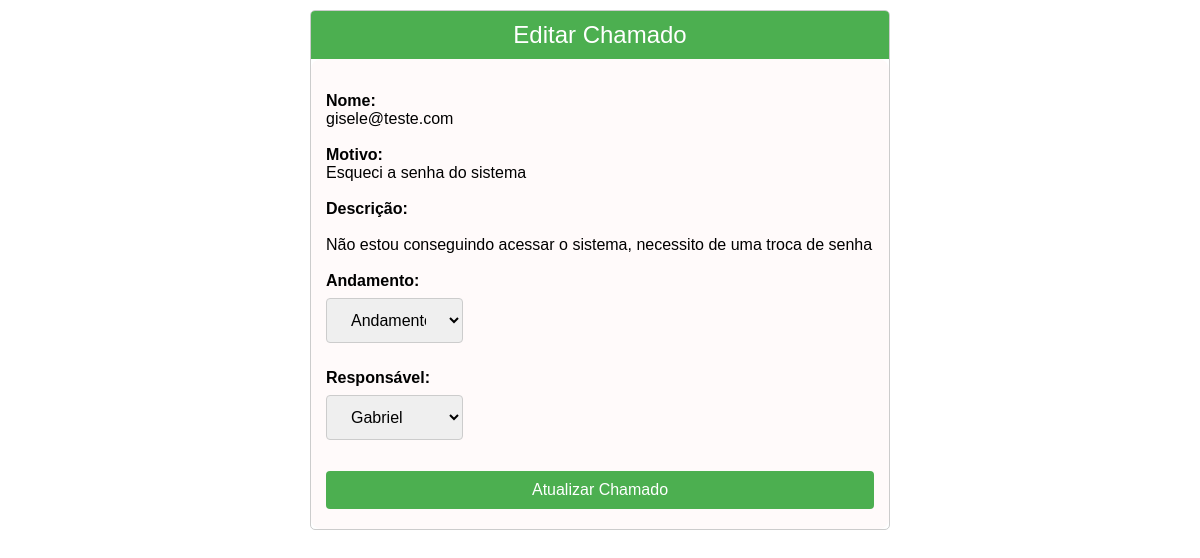
The page /sys/editChamado.php?id=21 (signed in) on the database its author committed.
### tables this page shows
CREATE TABLE `chamados` (
  `id` int(11) NOT NULL,
  `motivo` varchar(255) NOT NULL,
  `descricao` varchar(255) NOT NULL,
  `remetente` varchar(255) NOT NULL,
  `andamento` varchar(20) DEFAULT NULL,
  `responsavel` varchar(20) DEFAULT NULL
);

### sys/editChamado.php (the view, shortened to what this page needs)
<?php
if(!empty($_GET['id'])){
    include_once('../sys/conexao.php');
    $id = $_GET['id'];
    $sqlSelect  = "SELECT * FROM chamados WHERE id=$id";
    $result = $conexao->query($sqlSelect);
    if ($result->num_rows > 0) {
        $chamado = $result->fetch_assoc();
        $nome = $chamado['remetente'];
        $motivo = $chamado['motivo'];
        $descricao = $chamado['descricao'];
        $status = $chamado['andamento'];
        $responsavel = $chamado['responsavel'];
    }
    }else
    {
        header('Location: ../index.php');
        exit;
    }
    include_once("../components/header.php");
?>
    <link rel="stylesheet" href="../css/style.css">
</head>
<body>
        <div class="conteudo">
                    <div class="modulo">
                        <h3>Editar Chamado</h3>
                        <form action="saveChamado.php" method="POST">
                            <br>
                            <label for="nome">Nome:</label>
                            <span><?php echo $nome; ?></span><br><br>
                            <label for="motivo">Motivo:</label>
                            <span><?php echo $motivo; ?></span><br><br>
                            <label for="descricao">Descrição:</label><br>
                            <span><?php echo $descricao; ?></span><br><br>
                            <label for="andamento">Andamento:</label>
                            <select id="andamento" name="andamento">
                                <option value="Andamento" <?php if ($status == 'Andamento') echo 'selected'; ?>>Andamento</option>
                            </select>
                            <br><br>
                            <label for="responsavel">Responsável:</label>
                            <select id="responsavel" name="responsavel">
                                <option value="Gabriel" <?php if ($responsavel == 'Gabriel') echo 'selected'; ?>>Gabriel</option>
                            </select>
                            <br><br>
                            <input type="submit" name="update" id="update" value="Atualizar Chamado">
                        </form>
                    </div>
            </div>
        <?php
            require_once("../components/footer.php")
        ?>

### css/style.css (style rules this page uses)
* { font-family: 'Arial', sans-serif; box-sizing: border-box; }
body { height: 100vh; margin: 0px; }
.conteudo { display: flex; flex-direction: column; align-items: center; justify-content: center; }
.modulo { margin-bottom: 20px; border-radius: 5px; }
.modulo > h3 { margin: 0px; color: #fff; font-weight: 300; font-size: 1.5rem; padding: 10px 20px; background-color: #1867c0; }
.modulo { display: inline-block; vertical-align: top; width: calc(50% - 20px); margin: 10px; border: 1px solid #ccc; border-radius: 5px; overflow: hidden; }
.modulo h3 { background-color: #4CAF50; color: white; padding: 10px; margin: 0; }
select { width: 25%; padding: 12px 20px; font-size: 1em; margin: 8px 0; display: inline-block; border: 1px solid #ccc; border-radius: 4px; box-sizing: border-box; }

### sys/editChamado.php (style rules this page uses)
form { background-color: #fffafa; padding: 15px; border-radius: 10px; }
form label { display: block; width: fit-content; font-size: 1em; font-weight: bold; border-radius: 5px; }
h3 { text-align: center; }
input[type=submit] { width: 100%; background-color: #4CAF50; font-size: 1em; color: white; padding: 10px 20px; margin: 5px 0; border: none; border-radius: 4px; cursor: pointer; }

### rows shown on the page
chamados: remetente "gisele@teste.com", motivo "Esqueci a senha do sistema", descricao "Não estou conseguindo acessar o sistema, necessito de uma troca de senha", andamento "Andamento", responsavel "Gabriel"
